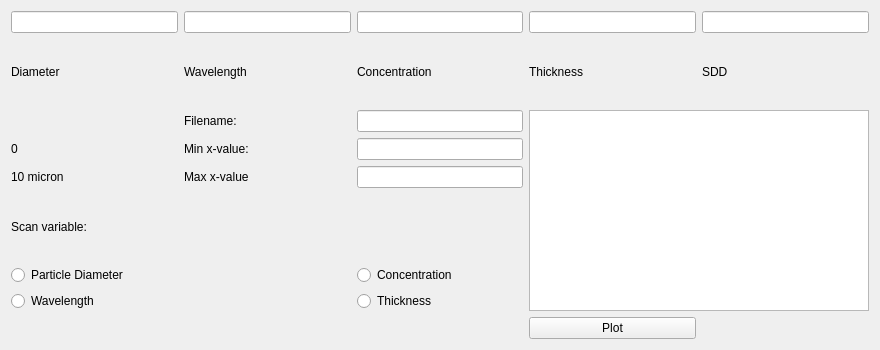
<?xml version="1.0" encoding="UTF-8"?>
<ui version="4.0">
 <class>Form</class>
 <widget class="QWidget" name="Form">
  <property name="geometry">
   <rect>
    <x>0</x>
    <y>0</y>
    <width>880</width>
    <height>350</height>
   </rect>
  </property>
  <property name="windowTitle">
   <string>Form</string>
  </property>
  <layout class="QGridLayout" name="gridLayout">
   <item row="0" column="3">
    <widget class="QLineEdit" name="lineEdit_6"/>
   </item>
   <item row="7" column="0">
    <widget class="QRadioButton" name="radioButton_2">
     <property name="text">
      <string>Wavelength</string>
     </property>
    </widget>
   </item>
   <item row="7" column="2">
    <widget class="QRadioButton" name="radioButton_4">
     <property name="text">
      <string>Thickness</string>
     </property>
    </widget>
   </item>
   <item row="6" column="2">
    <widget class="QRadioButton" name="radioButton_3">
     <property name="text">
      <string>Concentration</string>
     </property>
    </widget>
   </item>
   <item row="3" column="2">
    <widget class="QLineEdit" name="lineEdit"/>
   </item>
   <item row="1" column="3">
    <widget class="QLabel" name="label_7">
     <property name="text">
      <string>Thickness</string>
     </property>
    </widget>
   </item>
   <item row="6" column="0">
    <widget class="QRadioButton" name="radioButton">
     <property name="text">
      <string>Particle Diameter</string>
     </property>
    </widget>
   </item>
   <item row="2" column="1">
    <widget class="QLabel" name="label_8">
     <property name="text">
      <string>Filename: </string>
     </property>
    </widget>
   </item>
   <item row="1" column="1">
    <widget class="QLabel" name="label_5">
     <property name="text">
      <string>Wavelength</string>
     </property>
    </widget>
   </item>
   <item row="0" column="0">
    <widget class="QLineEdit" name="lineEdit_9"/>
   </item>
   <item row="1" column="2">
    <widget class="QLabel" name="label_6">
     <property name="text">
      <string>Concentration</string>
     </property>
    </widget>
   </item>
   <item row="0" column="1">
    <widget class="QLineEdit" name="lineEdit_8"/>
   </item>
   <item row="0" column="2">
    <widget class="QLineEdit" name="lineEdit_7"/>
   </item>
   <item row="1" column="0">
    <widget class="QLabel" name="label_4">
     <property name="text">
      <string>Diameter</string>
     </property>
    </widget>
   </item>
   <item row="4" column="1">
    <widget class="QLabel" name="label_3">
     <property name="text">
      <string>Max x-value</string>
     </property>
    </widget>
   </item>
   <item row="2" column="2">
    <widget class="QLineEdit" name="lineEdit_3"/>
   </item>
   <item row="3" column="1">
    <widget class="QLabel" name="label_2">
     <property name="text">
      <string>Min x-value:</string>
     </property>
    </widget>
   </item>
   <item row="4" column="2">
    <widget class="QLineEdit" name="lineEdit_2"/>
   </item>
   <item row="5" column="0">
    <widget class="QLabel" name="label">
     <property name="text">
      <string>Scan variable:</string>
     </property>
    </widget>
   </item>
   <item row="1" column="4">
    <widget class="QLabel" name="label_11">
     <property name="text">
      <string>SDD</string>
     </property>
    </widget>
   </item>
   <item row="8" column="3">
    <widget class="QPushButton" name="pushButton">
     <property name="text">
      <string>Plot</string>
     </property>
    </widget>
   </item>
   <item row="4" column="0">
    <widget class="QLabel" name="label_10">
     <property name="visible">
      <bool>false</bool>
     </property>
     <property name="text">
      <string>10 micron</string>
     </property>
    </widget>
   </item>
   <item row="3" column="0">
    <widget class="QLabel" name="label_9">
     <property name="visible">
      <bool>false</bool>
     </property>
     <property name="frameShape">
      <enum>QFrame::NoFrame</enum>
     </property>
     <property name="text">
      <string>0</string>
     </property>
    </widget>
   </item>
   <item row="0" column="4">
    <widget class="QLineEdit" name="lineEdit_10"/>
   </item>
   <item row="2" column="3" rowspan="6" colspan="2">
    <widget class="QListWidget" name="listWidget"/>
   </item>
  </layout>
 </widget>
 <resources/>
 <connections>
  <connection>
   <sender>radioButton_3</sender>
   <signal>clicked(bool)</signal>
   <receiver>lineEdit_7</receiver>
   <slot>clear()</slot>
   <hints>
    <hint type="sourcelabel">
     <x>457</x>
     <y>279</y>
    </hint>
    <hint type="destinationlabel">
     <x>457</x>
     <y>30</y>
    </hint>
   </hints>
  </connection>
  <connection>
   <sender>radioButton_4</sender>
   <signal>clicked(bool)</signal>
   <receiver>lineEdit_6</receiver>
   <slot>clear()</slot>
   <hints>
    <hint type="sourcelabel">
     <x>457</x>
     <y>307</y>
    </hint>
    <hint type="destinationlabel">
     <x>608</x>
     <y>34</y>
    </hint>
   </hints>
  </connection>
  <connection>
   <sender>radioButton</sender>
   <signal>clicked()</signal>
   <receiver>lineEdit_9</receiver>
   <slot>clear()</slot>
   <hints>
    <hint type="sourcelabel">
     <x>101</x>
     <y>269</y>
    </hint>
    <hint type="destinationlabel">
     <x>59</x>
     <y>32</y>
    </hint>
   </hints>
  </connection>
  <connection>
   <sender>radioButton_2</sender>
   <signal>clicked()</signal>
   <receiver>lineEdit_8</receiver>
   <slot>clear()</slot>
   <hints>
    <hint type="sourcelabel">
     <x>43</x>
     <y>294</y>
    </hint>
    <hint type="destinationlabel">
     <x>288</x>
     <y>35</y>
    </hint>
   </hints>
  </connection>
  <connection>
   <sender>radioButton</sender>
   <signal>toggled(bool)</signal>
   <receiver>label_9</receiver>
   <slot>setVisible(bool)</slot>
   <hints>
    <hint type="sourcelabel">
     <x>96</x>
     <y>268</y>
    </hint>
    <hint type="destinationlabel">
     <x>49</x>
     <y>14</y>
    </hint>
   </hints>
  </connection>
  <connection>
   <sender>radioButton</sender>
   <signal>toggled(bool)</signal>
   <receiver>label_10</receiver>
   <slot>setVisible(bool)</slot>
   <hints>
    <hint type="sourcelabel">
     <x>96</x>
     <y>268</y>
    </hint>
    <hint type="destinationlabel">
     <x>49</x>
     <y>14</y>
    </hint>
   </hints>
  </connection>
 </connections>
</ui>
